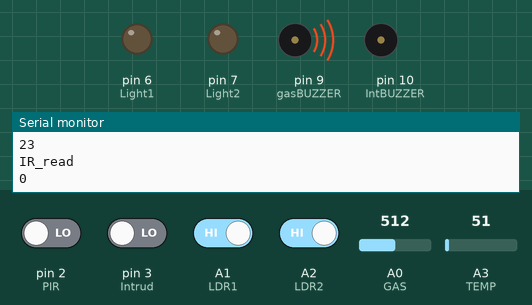
Recording of a sketch running on a simulated Arduino Uno, built with avr-gcc and run on an emulated ATmega328P. Parts: output pins drawn as LEDs (lit = HIGH), buzzer (waves = sounding, pin HIGH), the last lines printed to the serial monitor. The test bench sets the inputs (shaded band); at power-on: A1 (LDR1), A2 (LDR2) HIGH, pin 2 (PIR), pin 3 (Intrud) LOW, A0 (GAS) = 512, A3 (TEMP) = 51.

Above: at 2.8 s.
2.9 s: pin 3 (Intrud) driven HIGH
At 6.0 s:
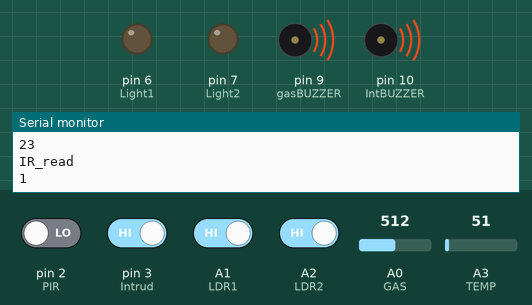
7.0 s: A0 (GAS) set to 494
10.2 s: A0 (GAS) set to 466
At 12.3 s:
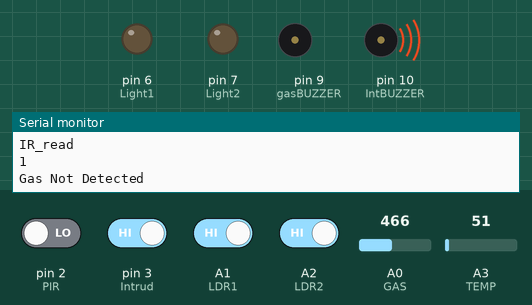
13.5 s: A0 (GAS) set to 511
At 16.2 s:
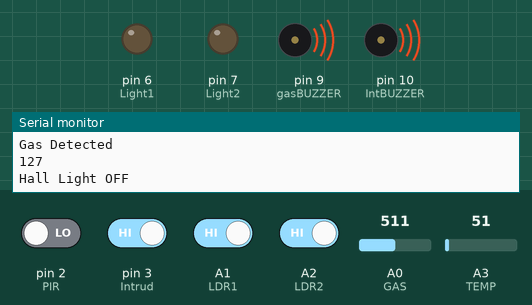
17.0 s: A0 (GAS) set to 306
At 19.2 s:
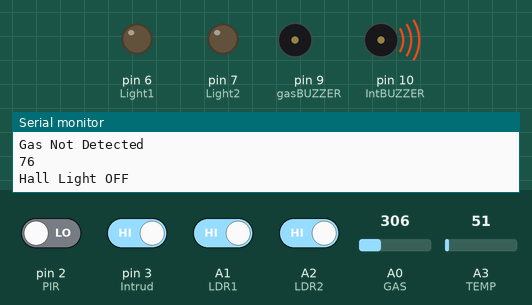
19.5 s: pin 2 (PIR) driven HIGH and pin 3 (Intrud) driven LOW and A1 (LDR1) driven LOW and A2 (LDR2) driven LOW
At 22.5 s:
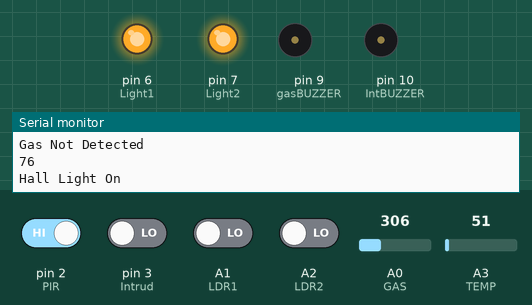
Timing chart, 0 to 24.0 s (numbered marks = the images above; inputs shaded):
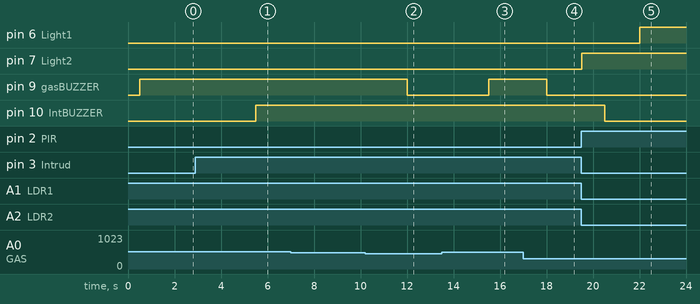

The sketch:

test_ha.ino
```cpp
// sensor pin mapping
#define GAS A0  // analog read
#define PIR   2 // digital read
#define LDR1   A1
#define LDR2   A2
#define TEMP  A3
#define Intrud 3

// load pin mapping

#define Light1  6
#define Light2  7
#define FAN     8
#define gasBUZZER 9
#define IntBUZZER 10

// condition mapping
#define ON  HIGH
#define OFF  LOW

// initial values
int PIRval = 0;
int GAS_read = 0;
int LDRVal1;
int LDRVal2;


void setup() {
  Serial.begin(9600);

  pinMode(Light1, OUTPUT);//HALL
  pinMode(Light2, OUTPUT);//ROOM
  pinMode(gasBUZZER, OUTPUT);//GAS
  pinMode(IntBUZZER, OUTPUT);//GATE ALARM
  pinMode(Intrud, INPUT);//GATE SENSE
  pinMode(PIR, INPUT); // OCCUPANCY
}
void loop()
{
  sensor_control();// devices controlled based on sensor
  //App_control();// please write the code for app controlled using esp8266
}
void sensor_control() {
  GAS_DETECT();
  Hall_light();
  Room_light();
  Fan();
  Intrud_DETECT();
}
void GAS_DETECT()
{
  // sensorValue = analogRead(GAS);
  // GAS_read = map(sensorValue,0, 1023, 0, 255);
  GAS_read = map( analogRead(GAS), 0, 1023, 0, 255);
  if (GAS_read >= 120)
  {
    Serial.println("Gas Detected");
    //lcd.setCursor(0,1);
    //lcd.print("Gas Detected");
    delay(500);
    Serial.println(GAS_read);
    digitalWrite(gasBUZZER, ON);
  }
  else
  {
    Serial.println("Gas Not Detected");
    digitalWrite(gasBUZZER, OFF);
    //lcd.setCursor(0,1);
    //lcd.print("Gas Not Detected");
    delay(500);
    Serial.println(GAS_read);
  }
  delay(500);
  return;
}
// FOR PIR_SENSOR CODE READ LDR VALUE AND PUT CONDITION
void Hall_light()
{
  int PIRval = digitalRead(PIR);
  int LDRVal1 = digitalRead(LDR1);
  if (PIRval ==  HIGH && LDRVal1 == 0 )
  {
    digitalWrite(Light1, ON);
    Serial.println("Hall Light On");
    delay(500);
    Serial.println(PIRval);
  }
  else
  {
    digitalWrite(Light1, OFF);
    Serial.println("Hall Light OFF");
    delay(500);
    Serial.println(PIRval);
  }
  return;
}
void Room_light()
{
  int PIRval = digitalRead(PIR);
  int LDRVal2 = digitalRead(LDR2);
  if (PIRval ==  HIGH && LDRVal2 == 0 )
  {
    digitalWrite(Light2, ON);
    // Serial.println(PIRval);
    delay(500);
    Serial.println("Room Light On");
    Serial.println(PIRval);
  }
  else
  {
    digitalWrite(Light2, OFF);
    delay(500);
    Serial.println("Room Light OFF");
    Serial.println(PIRval);
  }
  return;
}
void Fan()
{
  int PIRval = digitalRead(PIR);
  int TEMPval = analogRead(TEMP);
  int temp = ((4.68 * TEMPval * 100.0) / 1024);
  if (PIRval ==  HIGH && temp >= 30 )
  {
    digitalWrite(FAN, ON);
    Serial.println("PIR_read");
    Serial.println(PIRval);
    delay(500);
    Serial.println("FAN On");
    Serial.println("temp");
    Serial.println(temp);

  }
  else
  {
    digitalWrite(FAN, OFF);
    delay(500);
    Serial.println("PIR_read");
    Serial.println(PIRval);
    Serial.println("FAN OFF");
    Serial.println("temp");
    Serial.println(temp);
  }
  return;
}
void Intrud_DETECT()
{

  int IR_read = digitalRead(Intrud);
  if (IR_read == HIGH)
  {
    Serial.println("IR_read");
    Serial.println(IR_read);
    digitalWrite(IntBUZZER, ON);
  }
  else
  {
    digitalWrite(IntBUZZER, OFF);
    Serial.println("IR_read");
    Serial.println(IR_read);
  }
  delay(500);
  return;
}
```

Measured:
- the behaviour switches between 482 and 481 on A0 (GAS) (found by bisection; images 1 and 2)
- after the input at 2.9 s, pin 10 (IntBUZZER): LOW → HIGH after 2.6 s
- after the input at 10.2 s, pin 9 (gasBUZZER): HIGH → LOW after 1.8 s
- after the input at 13.5 s, pin 9 (gasBUZZER): LOW → HIGH after 2.0 s
- after the input at 17.0 s, pin 9 (gasBUZZER): HIGH → LOW after 1.0 s
- after the input at 19.5 s, pin 6 (Light1): LOW → HIGH after 2.5 s; pin 7 (Light2): LOW → HIGH at once; pin 10 (IntBUZZER): HIGH → LOW after 1.0 s
